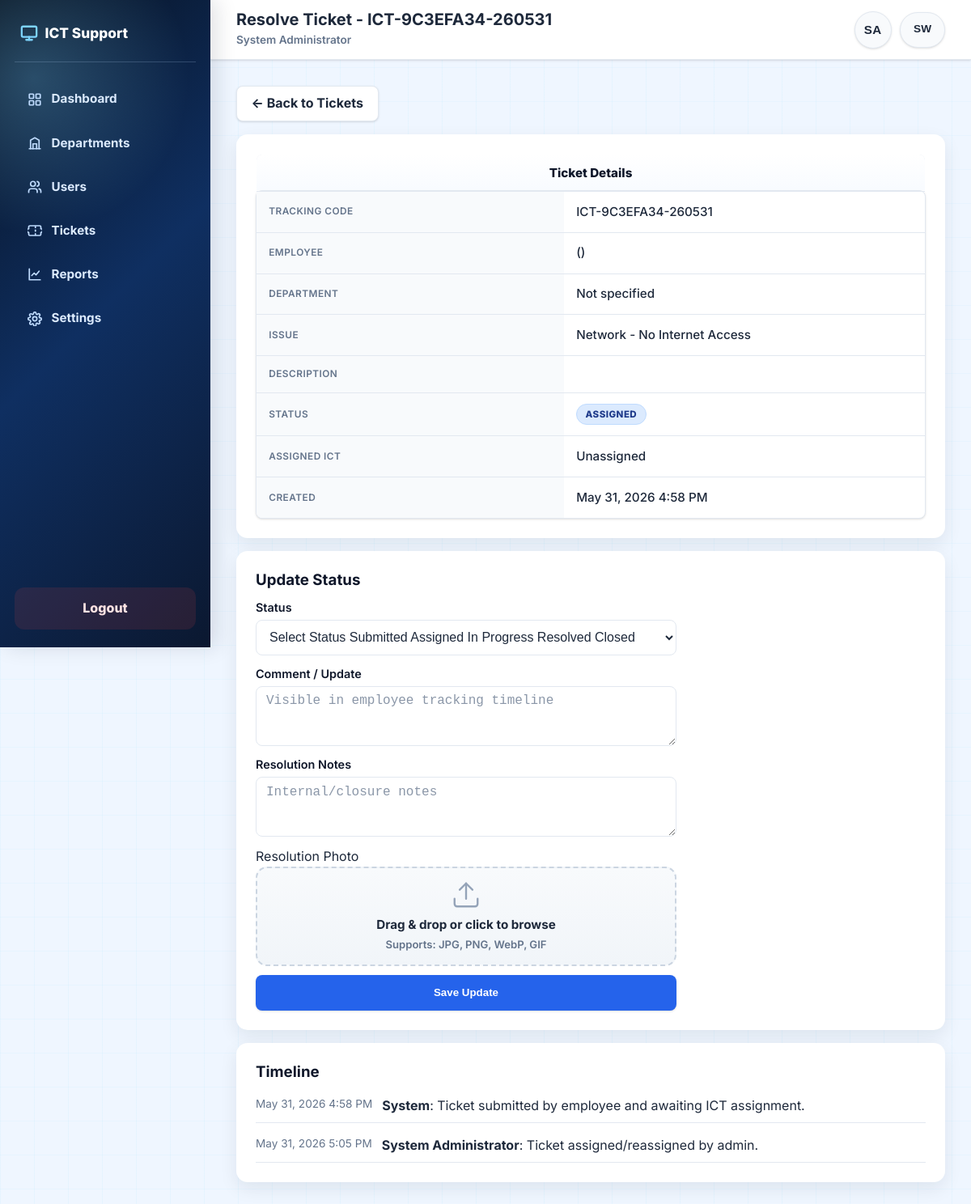
/admin/resolve_ticket.php?id=3 (signed in), run on the app's committed database.
### tables this page shows
CREATE TABLE IF NOT EXISTS tickets (
    id INT AUTO_INCREMENT PRIMARY KEY,
    tracking_code VARCHAR(40) NOT NULL UNIQUE,
    employee_id INT NOT NULL,
    department_id INT NOT NULL,
    category_id INT NOT NULL,
    subcategory_id INT NOT NULL,
    assigned_to INT NULL,
    description TEXT,
    priority ENUM('Low', 'Medium', 'High', 'Critical') DEFAULT 'Medium',
    status ENUM('Submitted', 'Assigned', 'In Progress', 'Resolved', 'Closed') DEFAULT 'Submitted',
    resolution_note TEXT,
    created_at TIMESTAMP DEFAULT CURRENT_TIMESTAMP,
    updated_at TIMESTAMP DEFAULT CURRENT_TIMESTAMP ON UPDATE CURRENT_TIMESTAMP,
    resolved_at DATETIME NULL,
    FOREIGN KEY (employee_id) REFERENCES users(id) ON DELETE CASCADE,
    FOREIGN KEY (department_id) REFERENCES departments(id) ON DELETE RESTRICT,
    FOREIGN KEY (category_id) REFERENCES categories(id) ON DELETE RESTRICT,
    FOREIGN KEY (subcategory_id) REFERENCES subcategories(id) ON DELETE RESTRICT,
    FOREIGN KEY (assigned_to) REFERENCES users(id) ON DELETE SET NULL
);

CREATE TABLE IF NOT EXISTS categories (
    id INT AUTO_INCREMENT PRIMARY KEY,
    name VARCHAR(80) NOT NULL UNIQUE,
    created_at TIMESTAMP DEFAULT CURRENT_TIMESTAMP
);

CREATE TABLE IF NOT EXISTS subcategories (
    id INT AUTO_INCREMENT PRIMARY KEY,
    category_id INT NOT NULL,
    name VARCHAR(120) NOT NULL,
    created_at TIMESTAMP DEFAULT CURRENT_TIMESTAMP,
    FOREIGN KEY (category_id) REFERENCES categories(id) ON DELETE CASCADE
);

CREATE TABLE IF NOT EXISTS comments (
    id INT AUTO_INCREMENT PRIMARY KEY,
    ticket_id INT NOT NULL,
    user_id INT NULL,
    comment_text TEXT NOT NULL,
    is_timeline TINYINT(1) NOT NULL DEFAULT 0,
    created_at TIMESTAMP DEFAULT CURRENT_TIMESTAMP,
    FOREIGN KEY (ticket_id) REFERENCES tickets(id) ON DELETE CASCADE,
    FOREIGN KEY (user_id) REFERENCES users(id) ON DELETE SET NULL
);

CREATE TABLE IF NOT EXISTS users (
    id INT AUTO_INCREMENT PRIMARY KEY,
    full_name VARCHAR(150) NOT NULL,
    employee_number VARCHAR(50) UNIQUE,
    phone VARCHAR(30),
    email VARCHAR(150) NOT NULL UNIQUE,
    job_title VARCHAR(120),
    department_id INT NULL,
    role ENUM('admin', 'ict', 'employee') NOT NULL,
    password VARCHAR(255) NOT NULL,
    created_at TIMESTAMP DEFAULT CURRENT_TIMESTAMP,
    FOREIGN KEY (department_id) REFERENCES departments(id) ON DELETE SET NULL
);

### config/app.php (called while the page is built, shortened)
<?php
function app_base_path(): string
{
    static $basePath = null;
    if ($basePath !== null) {
        return $basePath;
    }
    $docRoot = realpath((string) ($_SERVER['DOCUMENT_ROOT'] ?? ''));
    $projectRoot = realpath(__DIR__ . '/..');
    if ($docRoot && $projectRoot) {
        $docRoot = rtrim(str_replace('\\', '/', $docRoot), '/');
        $projectRoot = rtrim(str_replace('\\', '/', $projectRoot), '/');
        if ($docRoot !== '' && str_starts_with($projectRoot, $docRoot)) {
            $basePath = substr($projectRoot, strlen($docRoot));
            $basePath = '/' . trim((string) $basePath, '/');
            $basePath = $basePath === '/' ? '' : $basePath;
            return $basePath;
        }
    }
    $scriptDir = rtrim(str_replace('\\', '/', dirname((string) ($_SERVER['SCRIPT_NAME'] ?? ''))), '/');
    $basePath = preg_replace('#/(admin|staff|employee|api)$#', '', $scriptDir) ?: '';
    return $basePath === '/' ? '' : $basePath;
}

### includes/helpers.php (called while the page is built, shortened)
<?php
function e(string $value): string
{
    return htmlspecialchars($value, ENT_QUOTES, 'UTF-8');
}

### admin/resolve_ticket.php (the view, shortened to what this page needs)
<?php
require_once __DIR__ . '/../includes/helpers.php';
$conn = db();
$ticketId = (int) ($_GET['id'] ?? 0);
$ticketSql = "SELECT t.*, d.name AS department_name, c.name AS category_name, sc.name AS subcategory_name,
                     emp.full_name AS employee_name, emp.email AS employee_email,
                     ict.full_name AS ict_name
              FROM tickets t
              LEFT JOIN departments d ON d.id = t.department_id
              LEFT JOIN categories c ON c.id = t.category_id
              LEFT JOIN subcategories sc ON sc.id = t.subcategory_id
              LEFT JOIN users emp ON emp.id = t.employee_id
              LEFT JOIN users ict ON ict.id = t.assigned_to
              WHERE t.id = ?";
$ticketStmt = $conn->prepare($ticketSql);
$ticketStmt->bind_param('i', $ticketId);
$ticketStmt->execute();
$ticket = $ticketStmt->get_result()->fetch_assoc();
$timelineSql = "SELECT c.comment_text AS action, c.created_at, u.full_name
                FROM comments c
                LEFT JOIN users u ON u.id = c.user_id
                WHERE c.ticket_id = ? AND c.is_timeline = 1
                ORDER BY c.created_at ASC";
$timelineStmt = $conn->prepare($timelineSql);
$timelineStmt->bind_param('i', $ticketId);
$timelineStmt->execute();
$timeline = $timelineStmt->get_result()->fetch_all(MYSQLI_ASSOC);
require_once __DIR__ . '/../includes/header.php';
require_once __DIR__ . '/_nav.php';
?>
<a href="<?= e(app_base_path() . '/admin/tickets.php') ?>" class="btn btn-secondary" style="margin-bottom:1rem;">&larr; Back to Tickets</a>
<section class="panel-card">
    <div class="track-table-block">
        <table class="track-table track-summary-table">
            <caption>Ticket Details</caption>
            <tbody>
                <tr><th>Tracking Code</th><td><?= e($ticket['tracking_code']) ?></td></tr>
                <tr><th>Employee</th><td><?= e($ticket['employee_name'] ?? '') ?> (<?= e($ticket['employee_email'] ?? '') ?>)</td></tr>
                <tr><th>Department</th><td><?= e($ticket['department_name'] ?? 'Not specified') ?></td></tr>
                <tr><th>Issue</th><td><?= e((string) $ticket['category_name']) ?> - <?= e((string) $ticket['subcategory_name']) ?></td></tr>
                <tr><th>Description</th><td><?= e((string) $ticket['description']) ?></td></tr>
                <tr><th>Status</th><td><span class="status-badge status-<?= e(strtolower(str_replace(' ', '-', $ticket['status']))) ?>"><?= e($ticket['status']) ?></span></td></tr>
                <tr><th>Assigned ICT</th><td><?= e($ticket['ict_name'] ?? 'Unassigned') ?></td></tr>
                <tr><th>Created</th><td><?= e(date('M j, Y g:i A', strtotime($ticket['created_at']))) ?></td></tr>
            </tbody>
        </table>
    </div>
</section>
<section class="panel-card">
    <h3>Update Status</h3>
    <form method="POST" enctype="multipart/form-data" class="staff-ticket-update-form" style="max-width:520px;">
        <label><span data-i18n="common_status">Status</span>
            <select name="status" required>
                <?php foreach (TICKET_STATUSES as $status): ?>
                    <option value="<?= e($status) ?>" <?= $ticket['status'] === $status ? 'selected' : '' ?>><?= e($status) ?></option>
                <?php endforeach; ?>
            </select>
        </label>
        <label><span data-i18n="staff_comment_update">Comment / Update</span>
            <textarea name="comment" rows="3" placeholder="Visible in employee tracking timeline" data-i18n-placeholder="staff_comment_placeholder"></textarea>
        </label>
        <label><span data-i18n="staff_resolution_notes">Resolution Notes</span>
            <textarea name="resolution_note" rows="3" placeholder="Internal/closure notes" data-i18n-placeholder="staff_resolution_placeholder"><?= e((string) $ticket['resolution_note']) ?></textarea>
        </label>
        <div><span>Resolution Photo</span>
            <label class="file-drop-zone">
                <span class="file-drop-content">
                    <span class="file-drop-text">
                        <strong>Drag &amp; drop or click to browse</strong>
                        <span>Supports: JPG, PNG, WebP, GIF</span>
                    </span>
                </span>
            </label>
        </div>
        <button class="btn btn-primary" type="submit" data-i18n="staff_save_update">Save Update</button>
    </form>
</section>
<section class="panel-card">
    <h3>Timeline</h3>
    <?php if (empty($timeline)): ?>
        <p class="small-text">No timeline entries yet.</p>
    <?php else: ?>
        <div style="display:flex;flex-direction:column;gap:0.5rem;">
            <?php foreach ($timeline as $entry): ?>
                <div style="display:flex;gap:0.75rem;align-items:flex-start;padding:0.45rem 0;border-bottom:1px solid var(--border);">
                    <span style="color:var(--text-muted);font-size:0.85rem;white-space:nowrap;min-width:140px;"><?= e(date('M j, Y g:i A', strtotime($entry['created_at']))) ?></span>
                    <span><strong><?= e($entry['full_name'] ?? 'System') ?></strong>: <?= e($entry['action']) ?></span>
                </div>
            <?php endforeach; ?>
        </div>
    <?php endif; ?>
</section>
<?php require_once __DIR__ . '/../includes/footer.php'; ?>

### data on the page
tickets: tracking_code "ICT-9C3EFA34-260531", category.name "Network", subcategory.name "No Internet Access", status "ASSIGNED", created_at "May 31, 2026 4:58 PM"
comments: created_at "May 31, 2026 4:58 PM", full_name "System", comment_text "Ticket submitted by employee and awaiting ICT assignment."
comments: created_at "May 31, 2026 5:05 PM", user.full_name "System Administrator", comment_text "Ticket assigned/reassigned by admin."

### other printed values
$module['label'] "Dashboard"
$module['label'] "Departments"
$module['label'] "Users"
$module['label'] "Tickets"
$module['label'] "Reports"
$module['label'] "Settings"
$adminTitle "Resolve Ticket - ICT-9C3EFA34-260531"
$adminUser['full_name'] "System Administrator"
$avatarInitials "SA"
$ticket['department_name'] "Not specified"
$ticket['ict_name'] "Unassigned"
